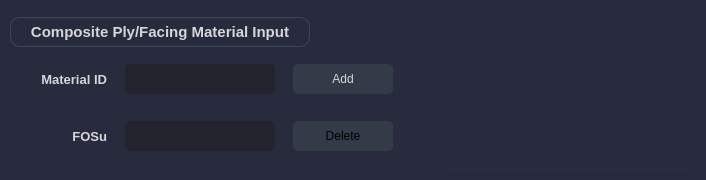
               <widget class="QFrame" name="Material_Facing_Frame">
                <property name="maximumSize">
                 <size>
                  <width>16777215</width>
                  <height>180</height>
                 </size>
                </property>
                <property name="styleSheet">
                 <string notr="true">background-color: rgb(40, 42, 62);
border-radius:10px;</string>
                </property>
                <property name="frameShape">
                 <enum>QFrame::StyledPanel</enum>
                </property>
                <property name="frameShadow">
                 <enum>QFrame::Raised</enum>
                </property>
                <layout class="QHBoxLayout" name="horizontalLayout_16">
                 <property name="spacing">
                  <number>0</number>
                 </property>
                 <property name="leftMargin">
                  <number>0</number>
                 </property>
                 <property name="topMargin">
                  <number>0</number>
                 </property>
                 <property name="rightMargin">
                  <number>0</number>
                 </property>
                 <property name="bottomMargin">
                  <number>0</number>
                 </property>
                 <item alignment="Qt::AlignHCenter">
                  <widget class="QFrame" name="Comp_Facing_Btns_Frame">
                   <property name="minimumSize">
                    <size>
                     <width>430</width>
                     <height>0</height>
                    </size>
                   </property>
                   <property name="maximumSize">
                    <size>
                     <width>430</width>
                     <height>16777215</height>
                    </size>
                   </property>
                   <property name="frameShape">
                    <enum>QFrame::NoFrame</enum>
                   </property>
                   <property name="frameShadow">
                    <enum>QFrame::Raised</enum>
                   </property>
                   <layout class="QVBoxLayout" name="verticalLayout_17">
                    <property name="spacing">
                     <number>0</number>
                    </property>
                    <property name="leftMargin">
                     <number>10</number>
                    </property>
                    <property name="topMargin">
                     <number>10</number>
                    </property>
                    <property name="rightMargin">
                     <number>10</number>
                    </property>
                    <property name="bottomMargin">
                     <number>10</number>
                    </property>
                    <item>
                     <widget class="QLabel" name="Comp_Facing_Label">
                      <property name="maximumSize">
                       <size>
                        <width>300</width>
                        <height>30</height>
                       </size>
                      </property>
                      <property name="font">
                       <font>
                        <family>Segoe UI</family>
                        <pointsize>11</pointsize>
                        <weight>75</weight>
                        <bold>true</bold>
                       </font>
                      </property>
                      <property name="styleSheet">
                       <string notr="true">color: rgb(214, 214, 214);
border:1px solid rgb(64, 71, 88);</string>
                      </property>
                      <property name="text">
                       <string>Composite Ply/Facing Material Input</string>
                      </property>
                      <property name="alignment">
                       <set>Qt::AlignCenter</set>
                      </property>
                      <property name="margin">
                       <number>0</number>
                      </property>
                      <property name="indent">
                       <number>0</number>
                      </property>
                     </widget>
                    </item>
                    <item>
                     <widget class="QFrame" name="Comp_Facing_MatID_Frame">
                      <property name="minimumSize">
                       <size>
                        <width>0</width>
                        <height>50</height>
                       </size>
                      </property>
                      <property name="maximumSize">
                       <size>
                        <width>400</width>
                        <height>50</height>
                       </size>
                      </property>
                      <property name="styleSheet">
                       <string notr="true">color: rgb(214, 214, 214);</string>
                      </property>
                      <property name="frameShape">
                       <enum>QFrame::StyledPanel</enum>
                      </property>
                      <property name="frameShadow">
                       <enum>QFrame::Raised</enum>
                      </property>
                      <layout class="QHBoxLayout" name="horizontalLayout_18">
                       <property name="spacing">
                        <number>10</number>
                       </property>
                       <item>
                        <widget class="QLabel" name="CompFacing_MatID_Label">
                         <property name="minimumSize">
                          <size>
                           <width>50</width>
                           <height>0</height>
                          </size>
                         </property>
                         <property name="maximumSize">
                          <size>
                           <width>80</width>
                           <height>16777215</height>
                          </size>
                         </property>
                         <property name="font">
                          <font>
                           <family>Segoe UI</family>
                           <pointsize>10</pointsize>
                           <weight>75</weight>
                           <bold>true</bold>
                          </font>
                         </property>
                         <property name="text">
                          <string>Material ID</string>
                         </property>
                         <property name="alignment">
                          <set>Qt::AlignRight|Qt::AlignTrailing|Qt::AlignVCenter</set>
                         </property>
                        </widget>
                       </item>
                       <item>
                        <widget class="QLineEdit" name="CompFacing_MatID_LineEdit">
                         <property name="minimumSize">
                          <size>
                           <width>150</width>
                           <height>30</height>
                          </size>
                         </property>
                         <property name="maximumSize">
                          <size>
                           <width>150</width>
                           <height>30</height>
                          </size>
                         </property>
                         <property name="font">
                          <font>
                           <family>Segoe UI</family>
                           <pointsize>9</pointsize>
                          </font>
                         </property>
                         <property name="styleSheet">
                          <string notr="true">QLineEdit {
	background-color: rgb(35, 35, 45);
	border-radius: 5px;
	border: 2px solid rgb(35, 35, 45);
	padding-left: 10px;
}
QLineEdit:hover {
	border: 2px solid rgb(64, 71, 88);
}
QLineEdit:focus {
	border: 2px solid rgb(91, 101, 124);
}</string>
                         </property>
                        </widget>
                       </item>
                       <item>
                        <widget class="QPushButton" name="CompFacing_Add_Btn">
                         <property name="minimumSize">
                          <size>
                           <width>100</width>
                           <height>30</height>
                          </size>
                         </property>
                         <property name="maximumSize">
                          <size>
                           <width>100</width>
                           <height>30</height>
                          </size>
                         </property>
                         <property name="styleSheet">
                          <string notr="true">QPushButton {
	border: 2px solid rgb(52, 59, 72);
	border-radius: 5px;	
	background-color: rgb(52, 59, 72);
}
QPushButton:hover {
	background-color: rgb(57, 65, 80);
	border: 2px solid rgb(61, 70, 86);
}
QPushButton:pressed {	
	background-color: rgb(217, 4, 41);
	border: 2px solid rgb(43, 50, 61);
}</string>
                         </property>
                         <property name="text">
                          <string>Add</string>
                         </property>
                        </widget>
                       </item>
                      </layout>
                     </widget>
                    </item>
                    <item>
                     <widget class="QFrame" name="Comp_Facing_FOSu_Frame">
                      <property name="minimumSize">
                       <size>
                        <width>0</width>
                        <height>50</height>
                       </size>
                      </property>
                      <property name="maximumSize">
                       <size>
                        <width>400</width>
                        <height>50</height>
                       </size>
                      </property>
                      <property name="frameShape">
                       <enum>QFrame::StyledPanel</enum>
                      </property>
                      <property name="frameShadow">
                       <enum>QFrame::Raised</enum>
                      </property>
                      <layout class="QHBoxLayout" name="horizontalLayout_19">
                       <property name="spacing">
                        <number>10</number>
                       </property>
                       <item>
                        <widget class="QLabel" name="CompFacing_FOSu_Label">
                         <property name="minimumSize">
                          <size>
                           <width>80</width>
                           <height>0</height>
                          </size>
                         </property>
                         <property name="maximumSize">
                          <size>
                           <width>50</width>
                           <height>16777215</height>
                          </size>
                         </property>
                         <property name="font">
                          <font>
                           <family>Segoe UI</family>
                           <pointsize>10</pointsize>
                           <weight>75</weight>
                           <bold>true</bold>
                          </font>
                         </property>
                         <property name="styleSheet">
                          <string notr="true">color: rgb(214, 214, 214);</string>
                         </property>
                         <property name="text">
                          <string>FOSu</string>
                         </property>
                         <property name="alignment">
                          <set>Qt::AlignRight|Qt::AlignTrailing|Qt::AlignVCenter</set>
                         </property>
                        </widget>
                       </item>
                       <item>
                        <widget class="QLineEdit" name="CompFacing_FOSu_LineEdit">
                         <property name="minimumSize">
                          <size>
                           <width>150</width>
                           <height>30</height>
                          </size>
                         </property>
                         <property name="maximumSize">
                          <size>
                           <width>150</width>
                           <height>30</height>
                          </size>
                         </property>
                         <property name="font">
                          <font>
                           <family>Segoe UI</family>
                           <pointsize>9</pointsize>
                          </font>
                         </property>
                         <property name="styleSheet">
                          <string notr="true">QLineEdit {
	background-color: rgb(35, 35, 45);
	border-radius: 5px;
	border: 2px solid rgb(35, 35, 45);
	padding-left: 10px;
}
QLineEdit:hover {
	border: 2px solid rgb(64, 71, 88);
}
QLineEdit:focus {
	border: 2px solid rgb(91, 101, 124);
}</string>
                         </property>
                        </widget>
                       </item>
                       <item>
                        <widget class="QPushButton" name="CompFacing_Del_Btn">
                         <property name="minimumSize">
                          <size>
                           <width>100</width>
                           <height>30</height>
                          </size>
                         </property>
                         <property name="maximumSize">
                          <size>
                           <width>100</width>
                           <height>30</height>
                          </size>
                         </property>
                         <property name="styleSheet">
                          <string notr="true">QPushButton {
	border: 2px solid rgb(52, 59, 72);
	border-radius: 5px;	
	background-color: rgb(52, 59, 72);
}
QPushButton:hover {
	background-color: rgb(57, 65, 80);
	border: 2px solid rgb(61, 70, 86);
}
QPushButton:pressed {	
	background-color: rgb(217, 4, 41);
	border: 2px solid rgb(43, 50, 61);
}</string>
                         </property>
                         <property name="text">
                          <string>Delete</string>
                         </property>
                        </widget>
                       </item>
                      </layout>
                     </widget>
                    </item>
                   </layout>
                  </widget>
                 </item>
                 <item>
                  <widget class="QFrame" name="Material_Facing_Table_Frame">
                   <property name="maximumSize">
                    <size>
                     <width>16777215</width>
                     <height>16777215</height>
                    </size>
                   </property>
                   <property name="frameShape">
                    <enum>QFrame::StyledPanel</enum>
                   </property>
                   <property name="frameShadow">
                    <enum>QFrame::Raised</enum>
                   </property>
                   <layout class="QHBoxLayout" name="horizontalLayout_17">
                    <property name="spacing">
                     <number>0</number>
                    </property>
                    <property name="leftMargin">
                     <number>10</number>
                    </property>
                    <property name="topMargin">
                     <number>10</number>
                    </property>
                    <property name="rightMargin">
                     <number>10</number>
                    </property>
                    <property name="bottomMargin">
                     <number>10</number>
                    </property>
                    <item>
                     <widget class="QTableView" name="Material_Facing_TableView">
                      <property name="styleSheet">
                       <string notr="true">QTableView {	
	background-color: rgb(40, 42, 62);
	padding: 10px;
	border-radius: 5px;
	gridline-color: rgb(44, 49, 60);
	border-bottom: 1px solid rgb(44, 49, 60);
}
QTableView::item{
	border-color: rgb(44, 49, 60);
	padding-left: 5px;
	padding-right: 5px;
	gridline-color: rgb(44, 49, 60);
}
QTableView::item:selected{
	background-color: rgb(141, 153, 174);
}
QScrollBar:horizontal {
    border: none;
    background: rgb(52, 59, 72);
    height: 14px;
    margin: 0px 21px 0 21px;
	border-radius: 0px;
}
 QScrollBar:vertical {
	border: none;
    background: rgb(52, 59, 72);
    width: 14px;
    margin: 21px 0 21px 0;
	border-radius: 0px;
 }
QHeaderView::section{
	Background-color: rgb(39, 44, 54);
	max-width: 30px;
	border: 1px solid rgb(44, 49, 60);
	border-style: none;
    border-bottom: 1px solid rgb(44, 49, 60);
    border-right: 1px solid rgb(44, 49, 60);
}
QTableView::horizontalHeader {	
	background-color: rgb(239, 35, 60);
}
QHeaderView::section:horizontal
{
    border: 1px solid rgb(32, 34, 42);
	background-color: rgb(27, 29, 35);
	padding: 3px;
	border-top-left-radius: 7px;
    border-top-right-radius: 7px;
}
QHeaderView::section:vertical
{
    border: 1px solid rgb(44, 49, 60);
}
</string>
                      </property>
                      <property name="frameShape">
                       <enum>QFrame::NoFrame</enum>
                      </property>
                      <property name="frameShadow">
                       <enum>QFrame::Plain</enum>
                      </property>
                     </widget>
                    </item>
                   </layout>
                  </widget>
                 </item>
                </layout>
               </widget>
